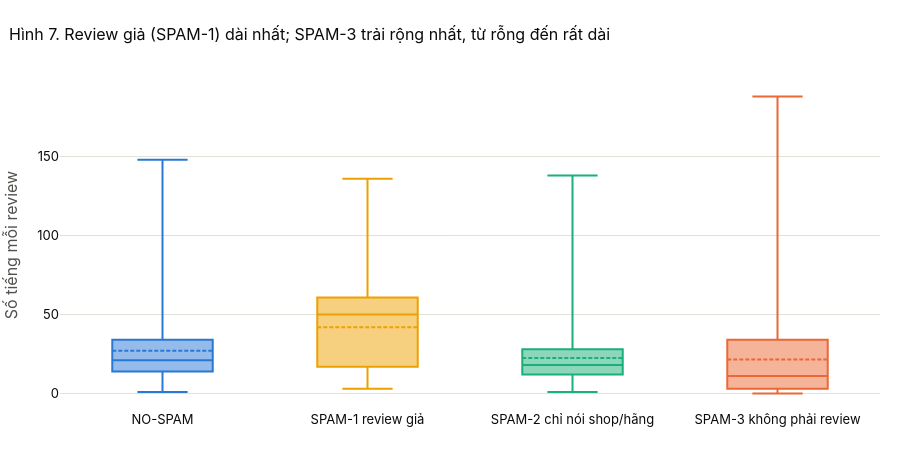

Notebook source saved alongside this figure:
### Markdown cell above
### 5.5 Độ dài review có khác nhau giữa các loại spam không?

Mỗi hộp thể hiện 50% review ở giữa của một lớp: từ phân vị 25% đến 75%, đường liền là trung vị, đường nét đứt là trung bình. Hai râu dừng ở độ dài xa nhất còn nằm trong khoảng 1.5 lần chiều cao hộp tính từ mép hộp (quy tắc Tukey). Các review dài hơn râu không được vẽ để hình gọn. Rê chuột để xem các giá trị này.

### Code cell
fig = go.Figure()
for type_name in TYPE_NAMES.values():
    fig.add_trace(go.Box(y=train.loc[train["type_name"] == type_name, "n_syllables"], name=type_name,
                         marker_color=TYPE_COLORS[type_name], boxmean=True, boxpoints=False))
show_fig(fig, "Review giả (SPAM-1) dài nhất; SPAM-3 trải rộng nhất, từ rỗng đến rất dài",
         yaxis_title="Số tiếng mỗi review", height=460, showlegend=False)

### Figure 1 — Plotly figure (JSON) as saved in the notebook; plotly's stock layout.template omitted (floating-point values rounded to 4 significant figures; data arrays with more than 128 entries replaced by an {"elided": "..."} marker saying what was removed)
{"data": [{"boxmean": true, "boxpoints": false, "marker": {"color": "#2a78d6"}, "name": "NO-SPAM", "type": "box", "y": {"elided": "10585 int values"}}, {"boxmean": true, "boxpoints": false, "marker": {"color": "#eda100"}, "name": "SPAM-1 review giả", "type": "box", "y": {"elided": "195 int values"}}, {"boxmean": true, "boxpoints": false, "marker": {"color": "#1baf7a"}, "name": "SPAM-2 chỉ nói shop/hãng", "type": "box", "y": {"elided": "1087 int values"}}, {"boxmean": true, "boxpoints": false, "marker": {"color": "#eb6834"}, "name": "SPAM-3 không phải review", "type": "box", "y": {"elided": "2439 int values"}}], "layout": {"height": 460, "showlegend": false, "title": {"text": "Hình 7. Review giả (SPAM-1) dài nhất; SPAM-3 trải rộng nhất, từ rỗng đến rất dài"}, "yaxis": {"title": {"text": "Số tiếng mỗi review"}}}}
